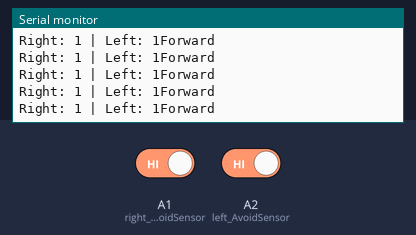
Simulated run of this sketch. Board: Arduino Uno, built with avr-gcc and run on an emulated ATmega328P. Parts: the last lines printed to the serial monitor. The inputs (shaded band) are chosen by the test bench; at power-on: A1 (right_AvoidSensor) HIGH, A2 (left_AvoidSensor) HIGH.

Above: at 1.2 s.
1.3 s: A1 (right_AvoidSensor) driven LOW
At 1.56 s:
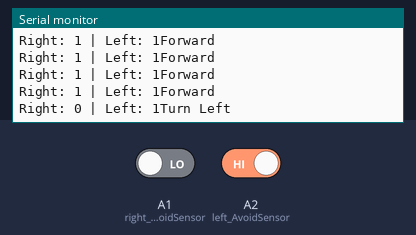
3.3 s: A2 (left_AvoidSensor) driven LOW
At 3.56 s:
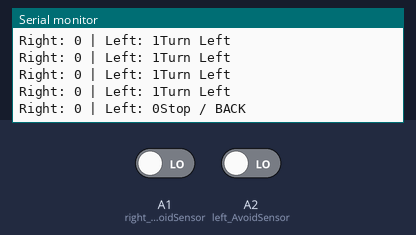
5.3 s: A1 (right_AvoidSensor) driven HIGH
At 5.57 s:
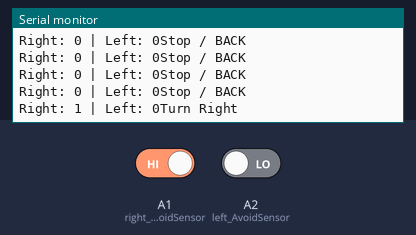

Measured:
- after the input at 1.3 s, the serial monitor: prints a new line after 0.10 s (image 1)
- after the input at 3.3 s, the serial monitor: prints a new line after 0.11 s (image 2)
- after the input at 5.3 s, the serial monitor: prints a new line after 0.11 s (image 3)

The sketch:

ir_avoindace_sensor.ino
```cpp
int right_AvoidSensor = A1; // Declaration of the pin used
int left_AvoidSensor = A2;

int rightvalue;
int leftvalue;

void setup() {
  pinMode(right_AvoidSensor, INPUT_PULLUP);
  pinMode(left_AvoidSensor, INPUT_PULLUP);

  Serial.begin(9600); // initializes the baud rate serial monitor
  Serial.println("Running...");
}

void loop() {
   rightvalue = digitalRead(right_AvoidSensor);
   leftvalue = digitalRead(left_AvoidSensor);

   Serial.print("Right: ");
   Serial.print(rightvalue);
    Serial.print(" | Left: ");
   Serial.print(leftvalue);

    if (rightvalue == HIGH && leftvalue == HIGH) {
        Serial.println("Forward");
    }
    else if (rightvalue == HIGH && leftvalue == LOW) {
        Serial.println("Turn Right");
    }
    else if (rightvalue == LOW && leftvalue == HIGH) {
        Serial.println("Turn Left");
    }
    else {
      Serial.println("Stop / BACK");
    }
    delay(200);
}
```
